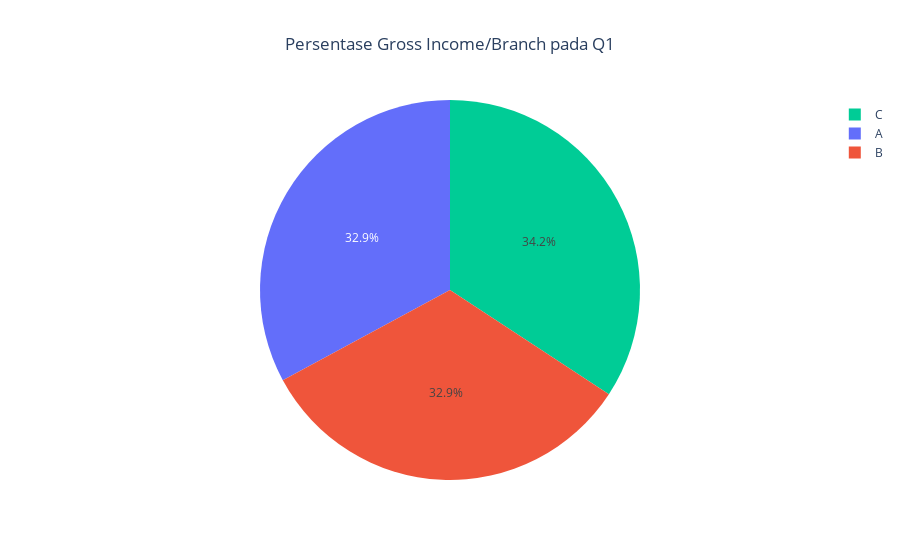

Notebook code cell kept with this figure:
### Markdown cell above
## 5.1 Bagaimanakah persentase pada *gross income* per *branch* di kuartal sebelumnya?

### Code cell
# Menghitung total gross income per cabangnya
gross_income_per_branch = data.groupby('Branch')['gross income'].sum().reset_index()

# Membuat pie chart menggunakan plotly.express
fig_pie = px.pie(gross_income_per_branch, 
                 values='gross income', 
                 names='Branch', 
                 title='Persentase Gross Income/Branch pada Q1',
                 labels={'gross income': 'Total Gross Income', 'Branch': 'Branch'},
                 color='Branch')
fig_pie.update_layout(title_text='Persentase Gross Income/Branch pada Q1', title_x=0.5)

# Menampilkan pie chart
fig_pie.show()

### Figure 1 — Plotly figure (JSON) as saved in the notebook; plotly's stock layout.template omitted (floating-point values rounded to 4 significant figures)
{"data": [{"customdata": [["A"], ["B"], ["C"]], "domain": {"x": [0, 1], "y": [0, 1]}, "hovertemplate": "Branch=%{customdata[0]}<br>Total Gross Income=%{value}<extra></extra>", "labels": ["A", "B", "C"], "legendgroup": "", "marker": {"colors": ["#636efa", "#EF553B", "#00cc96"]}, "name": "", "showlegend": true, "type": "pie", "values": [5057.0, 5057.0, 5265.0]}], "layout": {"legend": {"tracegroupgap": 0}, "title": {"text": "Persentase Gross Income/Branch pada Q1", "x": 0.5}}}
